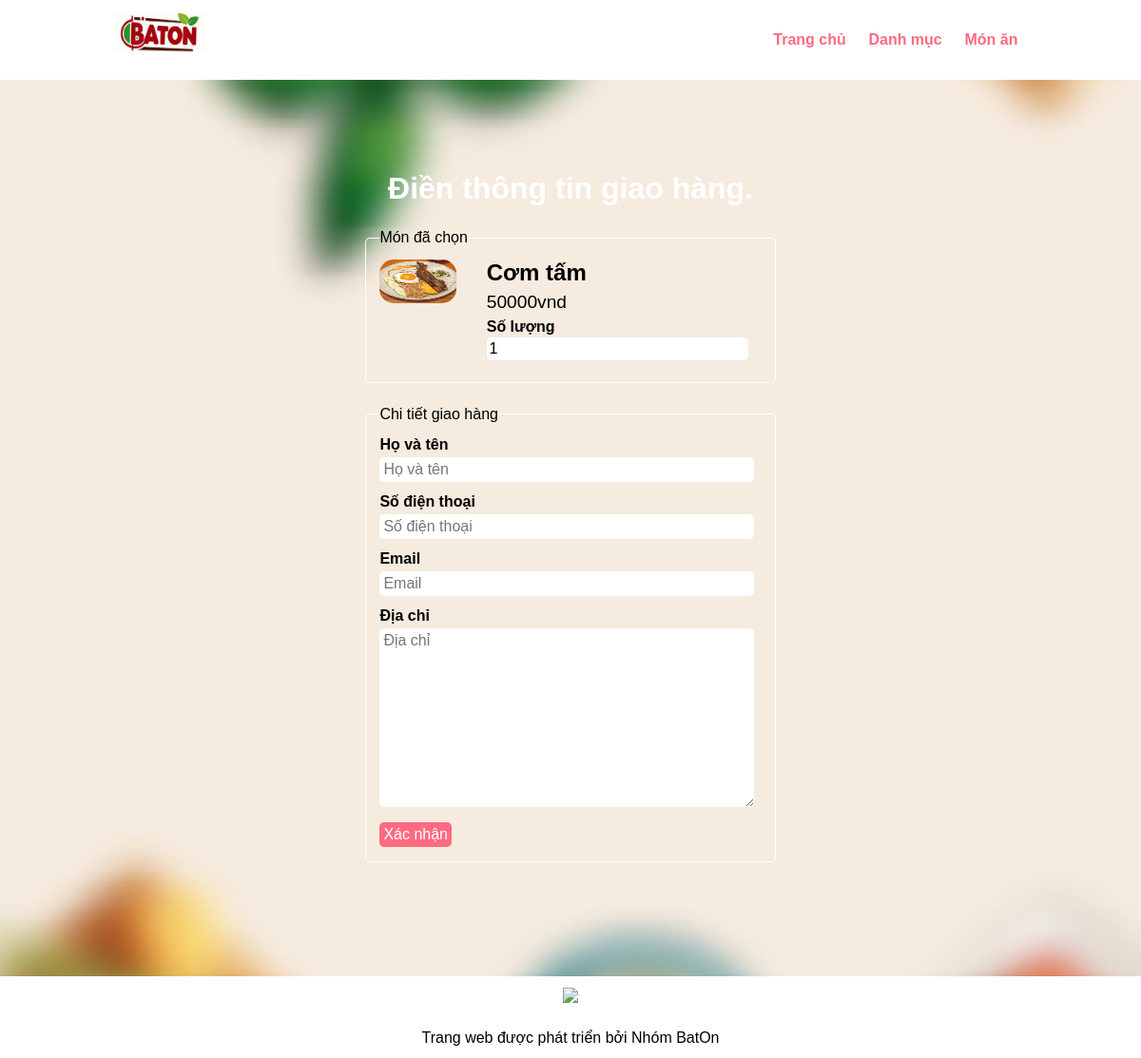
The page /order.php?food_id=9 on the database its author committed.
### tables this page shows
CREATE TABLE `tbl_food` (
  `id` int(10) UNSIGNED NOT NULL,
  `title` varchar(100) NOT NULL,
  `description` text NOT NULL,
  `price` int(10) NOT NULL,
  `image_name` varchar(255) NOT NULL,
  `category_id` int(10) UNSIGNED NOT NULL,
  `featured` varchar(10) NOT NULL,
  `active` varchar(10) NOT NULL
);

### order.php (the view, shortened to what this page needs)
<?php include('partials-front/menu.php'); ?>
<?php
if (isset($_GET['food_id'])) {
  $food_id = $_GET['food_id'];
  $sql = "SELECT * FROM tbl_food WHERE id=$food_id";
  $res = mysqli_query($conn, $sql);
  $count = mysqli_num_rows($res);
  if ($count == 1) {
    $row = mysqli_fetch_assoc($res);
    $title = $row['title'];
    $price = $row['price'];
    $image_name = $row['image_name'];
  } else {
    header('location:' . SITEURL);
  }
} else {
  header('location:' . SITEURL);
}
?>
<section class="food-search">
  <div class="container">
    <h2 class="text-center text-white">Điền thông tin giao hàng.</h2>
    <form action="" method="POST" class="order">
      <fieldset>
        <legend>Món đã chọn</legend>
        <div class="food-menu-img">
          <?php
          if ($image_name == "") {
            include('partials-front/no-image.php');
          } else {
            ?>
            <img src="<?php echo SITEURL; ?>images/food/<?php echo $image_name; ?>" alt="<?php echo $title; ?>"
              class="img-responsive img-curve">
            <?php
          }
          ?>
        </div>
        <div class="food-menu-desc">
          <h3>
            <?php echo $title; ?>
          </h3>
          <p class="food-price">
            <?php echo $price; ?>vnd
          </p>
          <div class="order-label">Số lượng</div>
          <input type="number" name="qty" class="input-responsive" value="1" required>
        </div>
      </fieldset>
      <fieldset>
        <legend>Chi tiết giao hàng</legend>
        <div class="order-label">Họ và tên</div>
        <input type="text" name="full-name" placeholder="Họ và tên" class="input-responsive" required>
        <div class="order-label">Số điện thoại</div>
        <input type="tel" name="contact" placeholder="Số điện thoại" class="input-responsive" required>
        <div class="order-label">Email</div>
        <input type="email" name="email" placeholder="Email" class="input-responsive" required>
        <div class="order-label">Địa chỉ</div>
        <textarea name="address" rows="10" placeholder="Địa chỉ" class="input-responsive" required></textarea>
        <input type="submit" name="submit" value="Xác nhận" class="btn btn-primary">
      </fieldset>
    </form>
  </div>
</section>
<?php include('partials-front/footer.php'); ?>

### css/style.css (style rules this page uses)
* { margin: 0 0; padding: 0 0; font-family: Arial, Helvetica, sans-serif; }
.container { width: 80%; margin: 0 auto; padding: 1%; }
.img-responsive { width: 100%; aspect-ratio: 16 / 9; }
.img-curve { border-radius: 15px; }
.text-center { text-align: center; }
.text-white { color: white; }
.btn { padding: 1%; border: none; font-size: 1rem; border-radius: 5px; }
.btn-primary { background-color: #ff6b81; color: white; cursor: pointer; }
h2 { color: #2f3542; font-size: 2rem; margin-bottom: 2%; }
h3 { font-size: 1.5rem; }
fieldset { border: 1px solid white; margin: 5%; padding: 3%; border-radius: 5px; }
.food-search { background-image: url(../images/bg1.png); background-size: cover; background-repeat: no-repeat; background-position: center; padding: 7% 0; }
.food-menu-img { width: 20%; float: left; }
.food-menu-desc { width: 70%; float: left; margin-left: 8%; }
.food-price { font-size: 1.2rem; margin: 2% 0; }
.order { width: 50%; margin: 0 auto; }
.input-responsive { width: 96%; padding: 1%; margin-bottom: 3%; border: none; border-radius: 5px; font-size: 1rem; }
.order-label { margin-bottom: 1%; font-weight: bold; }

### rows shown on the page
tbl_food: image_name (picture), title "Cơm tấm", price "50000"
